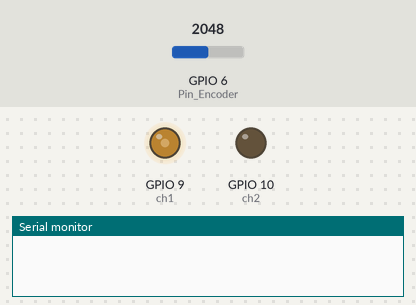
A program run on a simulated ESP32-S3. Shown: output pins drawn as LEDs (lit = HIGH), the last lines printed to the serial monitor. The inputs (shaded band) are chosen by the test bench; at power-on: GPIO 6 (Pin_Encoder) = 2048 (analog values on the 0–4095 scale).

Above: at 0.09 s.
At 1.2 s:
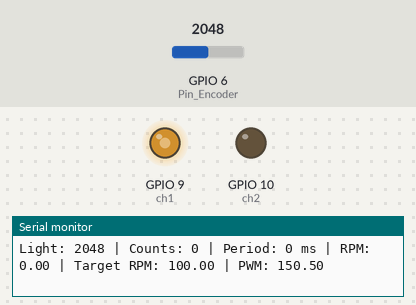
1.3 s: GPIO 6 (Pin_Encoder) set to 106
At 4.0 s:
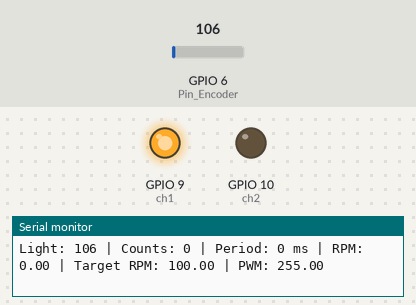
4.3 s: GPIO 6 (Pin_Encoder) set to 92
Timing chart, 0 to 7.3 s (numbered marks = the images above; inputs shaded):
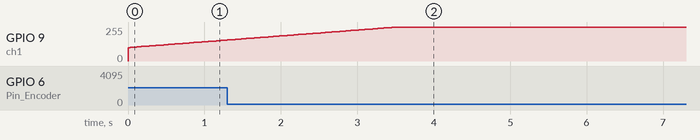

The program:

main.cpp
```cpp
#include <Arduino.h>
#include <PID_v1.h>
#include <Wire.h>
#include <esp32-hal-ledc.h>

// Motor Pins
int ch1 = 9;
int ch2 = 10;

// Encoder
#define Pin_Encoder A5

// Specify Number of Encoder Slots
#define EncoderSlots 5

// set sample time
#define sample_time 10

// photoresistor thresholds (I found these through some experimentation)
#define dark 2000
#define light 3000

//PID variables
  double Setpoint, Input, Output;

  // "Tuned" PID variables
  double Kp=1, Ki=0.5, Kd=0;
  PID myPID(&Input, &Output, &Setpoint, Kp, Ki, Kd, DIRECT);

// encoder variables
unsigned long EncoderCount = 0;
unsigned long PreviousTime = 0;

unsigned long LastPulseTime = 0;
unsigned long PulsePeriod = 0;

bool LightState = false;
bool FirstPulse = true;

void setup()
{
  Serial.begin(9600);

  analogReadResolution(12);
  pinMode(Pin_Encoder, INPUT);

  // inital motor speed;
  Output = 0;
  Input = 0;

  // target motor speed
  Setpoint = 100;

  // PID
  myPID.SetOutputLimits(0,255);
  myPID.SetSampleTime(sample_time);
  myPID.SetMode(AUTOMATIC);

  // start timer
  PreviousTime = millis();
}

void loop()
{
  // PID calculates the required PWM
  myPID.Compute();

  analogWrite(ch1, (int)Output);
  analogWrite(ch2, 0);

  // Read photoresistor
  int LightLevel = analogRead(Pin_Encoder);

  // Detect light transition
  if (!LightState && LightLevel >= light) {
    LightState = true;
    EncoderCount++;

    unsigned long CurrentPulseTime = millis();

    // Calculate time between encoder pulses
    if (!FirstPulse) {
      PulsePeriod = CurrentPulseTime - LastPulseTime;

      if (PulsePeriod > 0) {
        Input = 60000.0 / ((double)PulsePeriod * EncoderSlots);
      }
    }

    LastPulseTime = CurrentPulseTime;
    FirstPulse = false;
  }

  // Detect dark transition
  if (LightState && LightLevel <= dark) {
    LightState = false;
  }

  // Print every 200 ms
  static unsigned long LastPrintTime = 0;

  if (millis() - LastPrintTime >= 200) {

    Serial.print("Light: ");
    Serial.print(LightLevel);

    Serial.print(" | Counts: ");
    Serial.print(EncoderCount);

    Serial.print(" | Period: ");
    Serial.print(PulsePeriod);
    Serial.print(" ms");

    Serial.print(" | RPM: ");
    Serial.print(Input);

    Serial.print(" | Target RPM: ");
    Serial.print(Setpoint);

    Serial.print(" | PWM: ");
    Serial.println(Output);

    LastPrintTime = millis();
  }

  delay(10);
}
```
